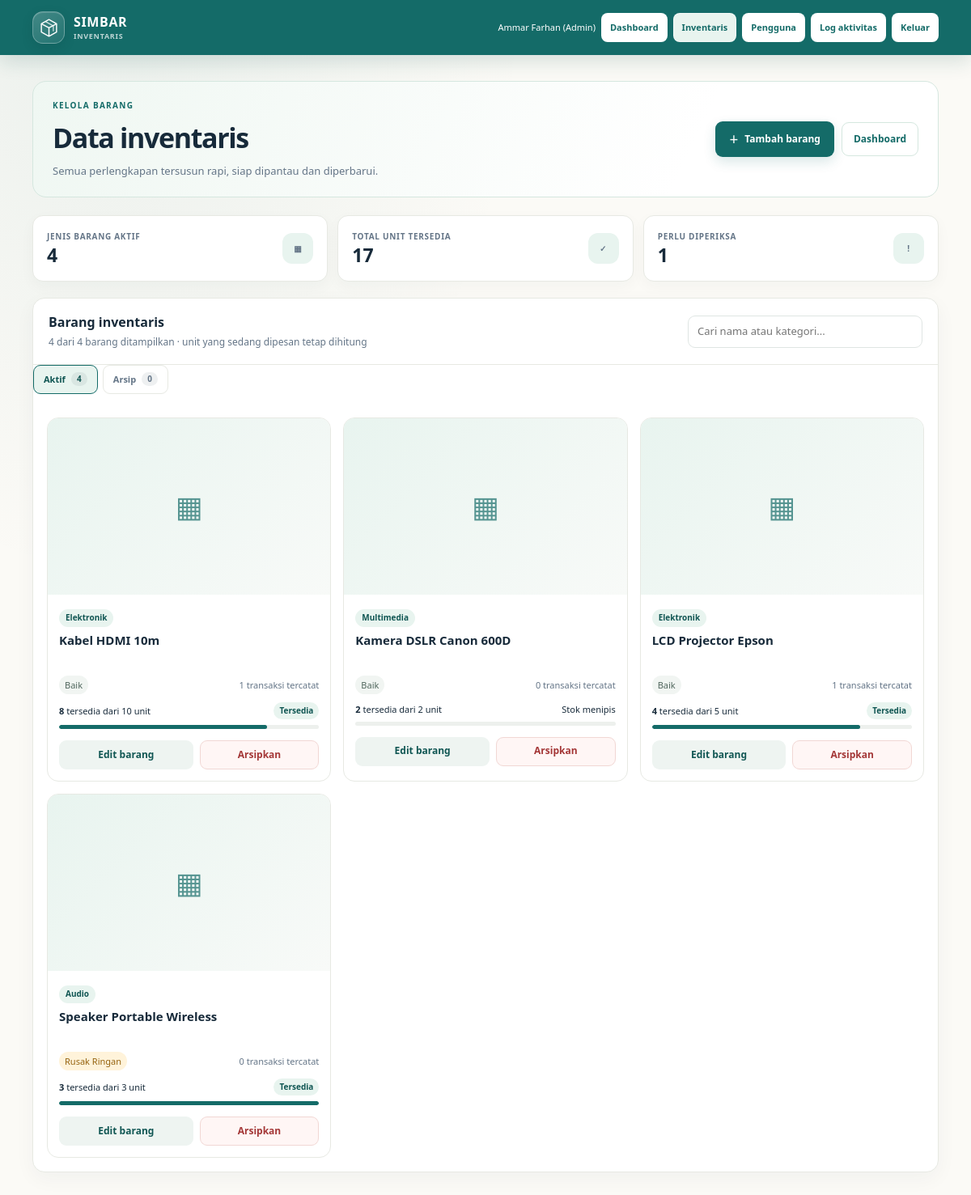
/admin/barang.php (signed in), run on the app's committed database.
### tables this page shows
CREATE TABLE `barang` (
  `id` int(11) NOT NULL,
  `nama_barang` varchar(100) NOT NULL,
  `kategori` varchar(50) NOT NULL,
  `foto` varchar(255) DEFAULT NULL,
  `diarsipkan` tinyint(1) NOT NULL DEFAULT 0,
  `stok` int(11) NOT NULL DEFAULT 0,
  `kondisi` enum('Baik','Rusak Ringan') NOT NULL DEFAULT 'Baik',
  `created_at` timestamp NOT NULL DEFAULT current_timestamp()
);

### admin/barang.php (the view, shortened to what this page needs)
<?php
require_once '../config/koneksi.php';
function h($value): string
{
    return htmlspecialchars((string)$value, ENT_QUOTES, 'UTF-8');
}
$semua_barang = [];
$barang_list = [];
$error_message = null;
$lihat_arsip = isset($_GET['tampilan']) && $_GET['tampilan'] === 'arsip';
$jumlah_aktif = 0;
$jumlah_arsip = 0;
try {
    $stmt = $pdo->query(
        "SELECT b.id, b.nama_barang, b.kategori, b.stok, b.kondisi, b.foto, b.diarsipkan,
                COALESCE(SUM(
                    CASE WHEN p.status IN ('Pending', 'Disetujui')
                    THEN p.jumlah_pinjam ELSE 0 END
                ), 0) AS stok_dipesan,
                COUNT(p.id) AS jumlah_transaksi
         FROM barang b
         LEFT JOIN peminjaman p ON p.barang_id = b.id
         GROUP BY b.id, b.nama_barang, b.kategori, b.stok, b.kondisi, b.foto, b.diarsipkan
         ORDER BY b.nama_barang ASC"
    );
    $semua_barang = $stmt->fetchAll(PDO::FETCH_ASSOC);
    foreach ($semua_barang as $barang) {
        if ((int)$barang['diarsipkan'] === 1) {
            $jumlah_arsip++;
        } else {
            $jumlah_aktif++;
        }
    }
    $barang_list = array_values(array_filter(
        $semua_barang,
        static fn(array $barang): bool => (int)$barang['diarsipkan'] === ($lihat_arsip ? 1 : 0)
    ));
} catch (PDOException $e) {
    error_log('SIMBAR inventory list query failed: ' . $e->getMessage());
    $error_message = 'Daftar barang belum dapat dimuat. Silakan muat ulang halaman.';
}
$dashboard_url = $_SESSION['role'] === 'admin' ? 'index.php' : '../petugas/index.php';
$total_tersedia = 0;
$stok_menipis = 0;
foreach ($semua_barang as $barang) {
    $tersedia = max(0, (int)$barang['stok'] - (int)$barang['stok_dipesan']);
    $total_tersedia += $tersedia;
    if ($tersedia <= 2) {
        $stok_menipis++;
    }
}
?>
<!DOCTYPE html>
<html lang="id">
<head>
</head>
<body>
    <header class="topbar">
        <div class="topbar-inner container">
            <a class="brand" href="<?= h($dashboard_url) ?>" aria-label="SIMBAR, kembali ke dashboard">
                <span class="brand-mark" aria-hidden="true">
                </span>
                <span class="brand-copy">SIMBAR<small>INVENTARIS</small></span>
            </a>
            <div class="top-actions">
                <span><?= h($_SESSION['nama'] ?? 'Pengguna') ?></span>
                <a href="<?= h($dashboard_url) ?>">Dashboard</a>
                <a href="barang.php" aria-current="page">Inventaris</a>
                <?php if ($_SESSION['role'] === 'admin'): ?>
                    <a href="pengguna.php">Pengguna</a>
                    <a href="log.php">Log aktivitas</a>
                <?php endif; ?>
                <a href="../logout.php">Keluar</a>
            </div>
        </div>
    </header>
    <main class="container">
        <div class="heading">
            <div>
                <p class="eyebrow">Kelola barang</p>
                <h1>Data inventaris</h1>
                <p class="muted">Semua perlengkapan tersusun rapi, siap dipantau dan diperbarui.</p>
            </div>
            <div class="heading-actions">
                <?php if (!$lihat_arsip): ?><button class="add-button" type="button" id="openAdd">
                    <span class="plus" aria-hidden="true">+</span> Tambah barang
                </button><?php endif; ?>
                <a class="back" href="<?= h($dashboard_url) ?>">Dashboard</a>
            </div>
        </div>
        <section class="summary" aria-label="Ringkasan inventaris">
            <article class="summary-card">
                <div><span>Jenis barang aktif</span><strong><?= $jumlah_aktif ?></strong></div>
                <span class="summary-icon" aria-hidden="true">▦</span>
            </article>
            <article class="summary-card">
                <div><span>Total unit tersedia</span><strong><?= $total_tersedia ?></strong></div>
                <span class="summary-icon" aria-hidden="true">✓</span>
            </article>
            <article class="summary-card">
                <div><span>Perlu diperiksa</span><strong><?= $stok_menipis ?></strong></div>
                <span class="summary-icon" aria-hidden="true">!</span>
            </article>
        </section>
        <section class="panel inventory-panel" aria-labelledby="inventory-title">
            <div class="panel-heading inventory-toolbar">
                <div>
                    <h2 id="inventory-title"><?= $lihat_arsip ? 'Arsip barang' : 'Barang inventaris' ?></h2>
                    <p><span id="visibleCount"><?= count($barang_list) ?></span> dari <?= count($barang_list) ?> barang ditampilkan<?= $lihat_arsip ? '' : ' · unit yang sedang dipesan tetap dihitung' ?></p>
                </div>
                <input class="inventory-search" type="search" id="inventorySearch" placeholder="Cari nama atau kategori..." aria-label="Cari barang berdasarkan nama atau kategori">
            </div>
            <nav class="inventory-tabs" aria-label="Filter status barang">
                <a class="inventory-tab<?= !$lihat_arsip ? ' active' : '' ?>" href="barang.php?tampilan=aktif"<?= !$lihat_arsip ? ' aria-current="page"' : '' ?>>
                    Aktif <span class="inventory-tab-count"><?= $jumlah_aktif ?></span>
                </a>
                <a class="inventory-tab<?= $lihat_arsip ? ' active' : '' ?>" href="barang.php?tampilan=arsip"<?= $lihat_arsip ? ' aria-current="page"' : '' ?>>
                    Arsip <span class="inventory-tab-count"><?= $jumlah_arsip ?></span>
                </a>
            </nav>
            <?php if ($error_message): ?>
                <div class="empty"><?= h($error_message) ?></div>
            <?php else: ?>
                <div class="inventory-grid" id="inventoryGrid">
                    <?php foreach ($barang_list as $barang): ?>
                        <?php
                        $stok_total = (int)$barang['stok'];
                        $stok_dipesan = (int)$barang['stok_dipesan'];
                        $tersedia = max(0, $stok_total - $stok_dipesan);
                        $stok_persen = $stok_total > 0 ? min(100, (int)round($tersedia / $stok_total * 100)) : 0;
                        $stok_rendah = $tersedia > 0 && $tersedia <= 2;
                        $stok_habis = $tersedia === 0;
                        $kelas_stok = $stok_habis ? 'empty' : ($stok_rendah ? 'low' : '');
                        $kondisi_rusak = $barang['kondisi'] === 'Rusak Ringan';
                        ?>
                        <article class="inventory-card<?= (int)$barang['diarsipkan'] === 1 ? ' archived' : '' ?>" data-search="<?= h(mb_strtolower($barang['nama_barang'] . ' ' . $barang['kategori'], 'UTF-8')) ?>">
                            <div class="inventory-photo">
                                <?php if (!empty($barang['foto'])): ?>
                                    <img src="../uploads/barang/<?= h($barang['foto']) ?>" alt="Foto <?= h($barang['nama_barang']) ?>" loading="lazy">
                                <?php else: ?>
                                    <span class="inventory-photo-placeholder" aria-hidden="true">▦</span>
                                <?php endif; ?>
                            </div>
                            <div class="inventory-body">
                                <span class="inventory-category"><?= h($barang['kategori']) ?></span>
                                <h3 class="inventory-name"><?= h($barang['nama_barang']) ?></h3>
                                <div class="inventory-details">
                                    <span class="condition<?= $kondisi_rusak ? ' damaged' : '' ?>"><?= h($barang['kondisi']) ?></span>
                                    <span><?= (int)$barang['jumlah_transaksi'] ?> transaksi tercatat</span>
                                </div>
                                <div class="stock-summary">
                                    <span><strong><?= $tersedia ?></strong> tersedia dari <?= $stok_total ?> unit</span>
                                    <span class="stock-state<?= $kelas_stok ?>"><?= $stok_habis ? 'Stok habis' : ($stok_rendah ? 'Stok menipis' : 'Tersedia') ?></span>
                                </div>
                                <div class="stock-track" role="progressbar" aria-label="Stok tersedia" aria-valuemin="0" aria-valuemax="<?= max(1, $stok_total) ?>" aria-valuenow="<?= $tersedia ?>">
                                    <div class="stock-fill<?= $kelas_stok ?>" style="width: <?= $stok_persen ?>%"></div>
                                </div>
                                <div class="inventory-actions">
                                    <?php if ((int)$barang['diarsipkan'] === 0): ?>
                                    <button type="button" class="edit-button"
                                        aria-label="Edit <?= h($barang['nama_barang']) ?>"
                                        data-id="<?= (int)$barang['id'] ?>"
                                        data-name="<?= h($barang['nama_barang']) ?>"
                                        data-category="<?= h($barang['kategori']) ?>"
                                        data-stock="<?= $stok_total ?>"
                                        data-condition="<?= h($barang['kondisi']) ?>"
                                        data-photo="<?= h($barang['foto'] ?? '') ?>"
                                        data-reserved="<?= $stok_dipesan ?>">Edit barang</button>
                                        <form method="post" action="barang_aksi.php" onsubmit="return confirm('Arsipkan <?= h($barang['nama_barang']) ?>? Barang tidak tampil di katalog peminjaman, tetapi riwayat transaksinya tetap tersimpan.');">
                                            <button class="delete" type="submit" aria-label="Arsipkan <?= h($barang['nama_barang']) ?>">Arsipkan</button>
                                        </form>
                                    <?php endif; ?>
                                </div>
                            </div>
                        </article>
                    <?php endforeach; ?>
                </div>
            <?php endif; ?>
        </section>
    </main>
</body>
</html>

### data on the page
barang: kategori "Elektronik", nama_barang "Kabel HDMI 10m", kondisi "Baik", jumlah_transaksi "1", tersedia "8", stok "10", shows "Tersedia", $stok_persen 80 (drawn)
barang: kategori "Multimedia", nama_barang "Kamera DSLR Canon 600D", kondisi "Baik", jumlah_transaksi "0", stok "2", shows "Stok menipis"
barang: kategori "Elektronik", nama_barang "LCD Projector Epson", kondisi "Baik", jumlah_transaksi "1", tersedia "4", stok "5", shows "Tersedia", $stok_persen 80 (drawn)
barang: kategori "Audio", nama_barang "Speaker Portable Wireless", kondisi "Rusak Ringan", jumlah_transaksi "0", stok "3", shows "Tersedia", $stok_persen 100 (drawn)

### other printed values
$_SESSION['nama'] "Ammar Farhan (Admin)"
$jumlah_aktif "4"
$total_tersedia "17"
$stok_menipis "1"
count($barang_list) "4"
$jumlah_arsip "0"
